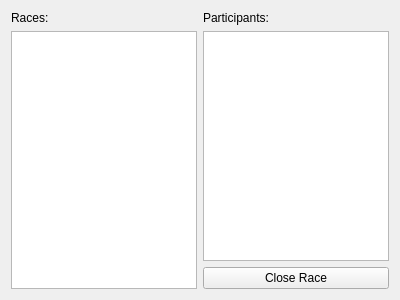
<?xml version="1.0" encoding="UTF-8"?>
<ui version="4.0">
 <class>RefereeView</class>
 <widget class="QWidget" name="RefereeView">
  <property name="geometry">
   <rect>
    <x>0</x>
    <y>0</y>
    <width>400</width>
    <height>300</height>
   </rect>
  </property>
  <property name="windowTitle">
   <string>Form</string>
  </property>
  <layout class="QGridLayout" name="gridLayout">
   <item row="0" column="0">
    <widget class="QLabel" name="label">
     <property name="text">
      <string>Races:</string>
     </property>
    </widget>
   </item>
   <item row="0" column="1">
    <widget class="QLabel" name="label_2">
     <property name="text">
      <string>Participants:</string>
     </property>
    </widget>
   </item>
   <item row="1" column="1">
    <widget class="QTableWidget" name="participantsTable"/>
   </item>
   <item row="2" column="1">
    <widget class="QPushButton" name="closeRaceButton">
     <property name="text">
      <string>Close Race</string>
     </property>
    </widget>
   </item>
   <item row="1" column="0" rowspan="2">
    <widget class="QTableWidget" name="racesTable"/>
   </item>
  </layout>
 </widget>
 <resources/>
 <connections/>
</ui>
